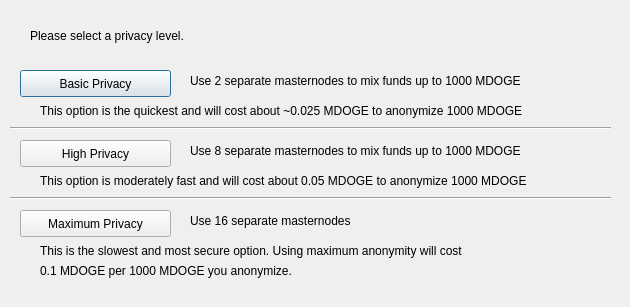
<?xml version="1.0" encoding="UTF-8"?>
<ui version="4.0">
 <class>DarksendConfig</class>
 <widget class="QDialog" name="DarksendConfig">
  <property name="geometry">
   <rect>
    <x>0</x>
    <y>0</y>
    <width>630</width>
    <height>307</height>
   </rect>
  </property>
  <property name="windowTitle">
   <string>Configure Darksend</string>
  </property>
  <widget class="QPushButton" name="buttonBasic">
   <property name="geometry">
    <rect>
     <x>20</x>
     <y>70</y>
     <width>151</width>
     <height>27</height>
    </rect>
   </property>
   <property name="text">
    <string>Basic Privacy</string>
   </property>
  </widget>
  <widget class="QPushButton" name="buttonHigh">
   <property name="geometry">
    <rect>
     <x>20</x>
     <y>140</y>
     <width>151</width>
     <height>27</height>
    </rect>
   </property>
   <property name="text">
    <string>High Privacy</string>
   </property>
  </widget>
  <widget class="QPushButton" name="buttonMax">
   <property name="geometry">
    <rect>
     <x>20</x>
     <y>210</y>
     <width>151</width>
     <height>27</height>
    </rect>
   </property>
   <property name="text">
    <string>Maximum Privacy</string>
   </property>
  </widget>
  <widget class="QLabel" name="label">
   <property name="geometry">
    <rect>
     <x>30</x>
     <y>20</y>
     <width>571</width>
     <height>31</height>
    </rect>
   </property>
   <property name="text">
    <string>Please select a privacy level.</string>
   </property>
  </widget>
  <widget class="QLabel" name="label_2">
   <property name="geometry">
    <rect>
     <x>190</x>
     <y>70</y>
     <width>421</width>
     <height>21</height>
    </rect>
   </property>
   <property name="text">
    <string>Use 2 separate masternodes to mix funds up to 1000 MDOGE</string>
   </property>
  </widget>
  <widget class="QLabel" name="label_3">
   <property name="geometry">
    <rect>
     <x>190</x>
     <y>140</y>
     <width>411</width>
     <height>21</height>
    </rect>
   </property>
   <property name="text">
    <string>Use 8 separate masternodes to mix funds up to 1000 MDOGE</string>
   </property>
  </widget>
  <widget class="QLabel" name="label_4">
   <property name="geometry">
    <rect>
     <x>190</x>
     <y>210</y>
     <width>421</width>
     <height>21</height>
    </rect>
   </property>
   <property name="text">
    <string>Use 16 separate masternodes</string>
   </property>
  </widget>
  <widget class="QLabel" name="label_6">
   <property name="geometry">
    <rect>
     <x>40</x>
     <y>100</y>
     <width>561</width>
     <height>21</height>
    </rect>
   </property>
   <property name="text">
    <string>This option is the quickest and will cost about ~0.025 MDOGE to anonymize 1000 MDOGE</string>
   </property>
  </widget>
  <widget class="QLabel" name="label_7">
   <property name="geometry">
    <rect>
     <x>40</x>
     <y>170</y>
     <width>561</width>
     <height>21</height>
    </rect>
   </property>
   <property name="text">
    <string>This option is moderately fast and will cost about 0.05 MDOGE to anonymize 1000 MDOGE</string>
   </property>
  </widget>
  <widget class="QLabel" name="label_8">
   <property name="geometry">
    <rect>
     <x>40</x>
     <y>240</y>
     <width>561</width>
     <height>21</height>
    </rect>
   </property>
   <property name="text">
    <string>This is the slowest and most secure option. Using maximum anonymity will cost</string>
   </property>
  </widget>
  <widget class="QLabel" name="label_9">
   <property name="geometry">
    <rect>
     <x>40</x>
     <y>260</y>
     <width>561</width>
     <height>21</height>
    </rect>
   </property>
   <property name="text">
    <string>0.1 MDOGE per 1000 MDOGE you anonymize.</string>
   </property>
  </widget>
  <widget class="Line" name="line">
   <property name="geometry">
    <rect>
     <x>10</x>
     <y>120</y>
     <width>601</width>
     <height>16</height>
    </rect>
   </property>
   <property name="orientation">
    <enum>Qt::Horizontal</enum>
   </property>
  </widget>
  <widget class="Line" name="line_2">
   <property name="geometry">
    <rect>
     <x>10</x>
     <y>190</y>
     <width>601</width>
     <height>16</height>
    </rect>
   </property>
   <property name="orientation">
    <enum>Qt::Horizontal</enum>
   </property>
  </widget>
 </widget>
 <resources/>
 <connections/>
</ui>
